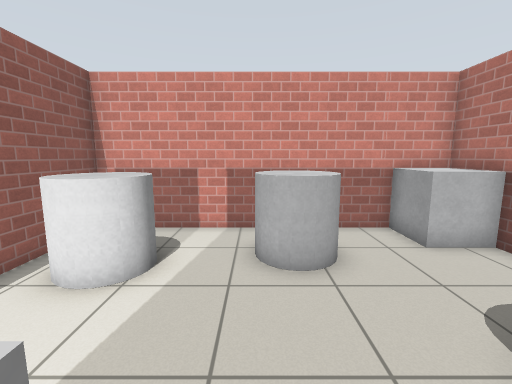
view 1 (above)

24 first-person views from a walk through a world built for the Gazebo simulator. The camera is 1.2 m above the floor, tilts 8° down and sees 90° across. The floor is counted in squares, 0.5 m on a side. Each view is taken from the middle of a square. On the plan, view 1 faces up. The plan holds only what a view shows up to about 17 squares ahead; the rest is blank. Simple patterns stand in for the simulator's built-in surfaces.

view 2
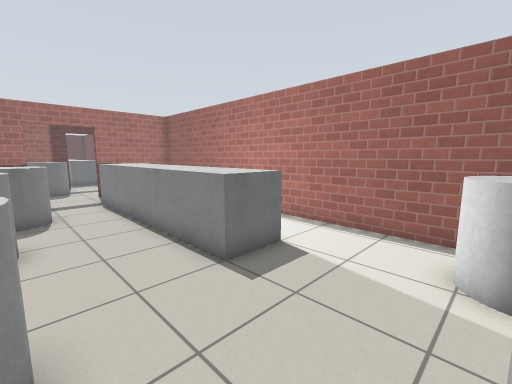

view 3
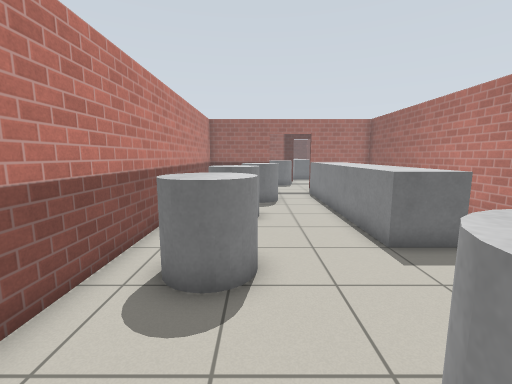

view 4
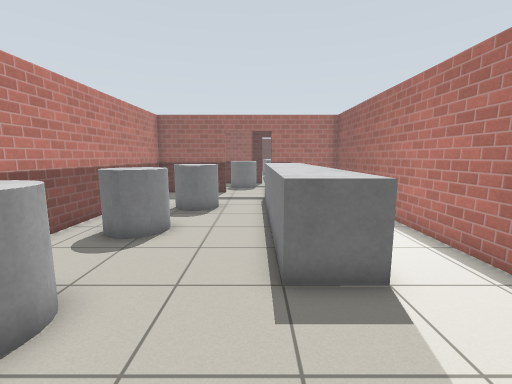

view 5
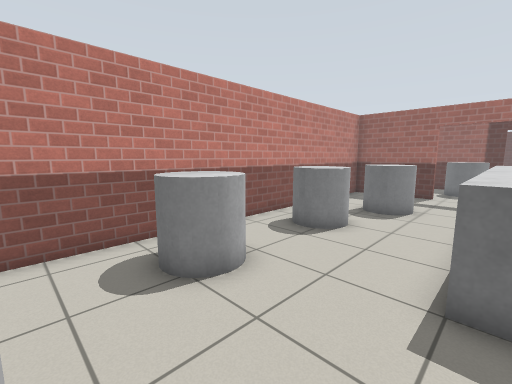

view 6
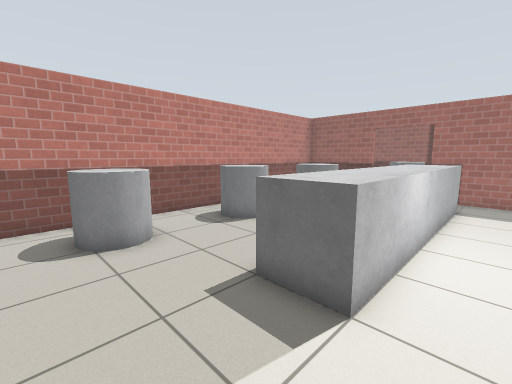

view 7
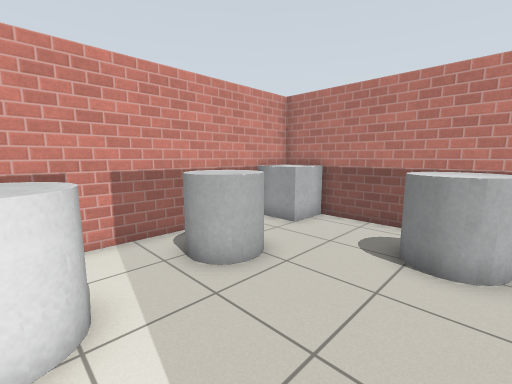

view 8
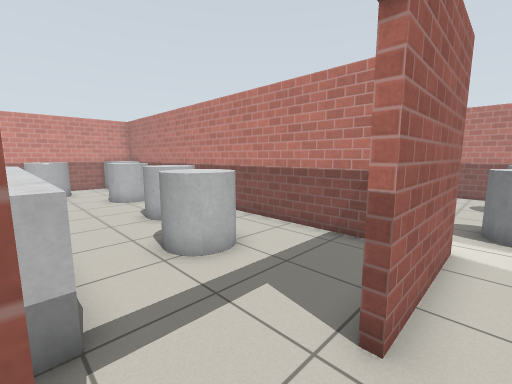

view 9
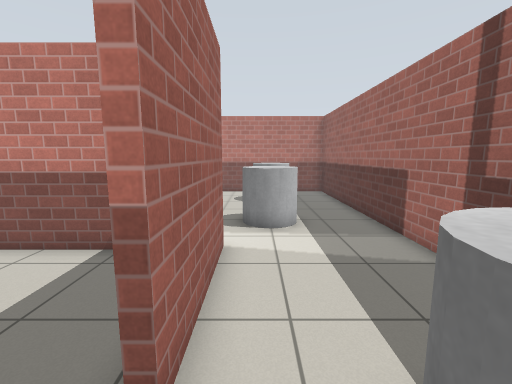

view 10
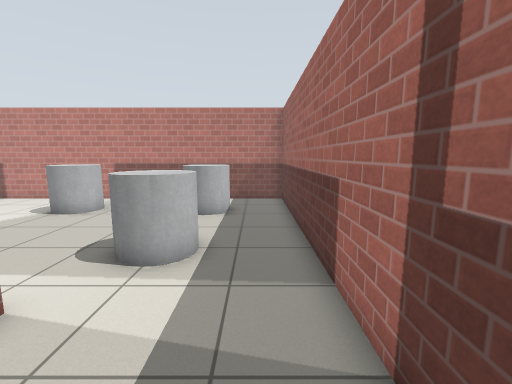

view 11
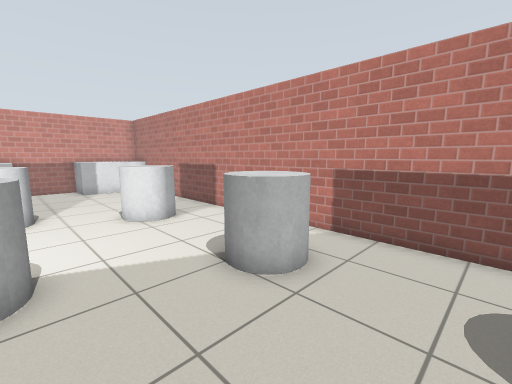

view 12
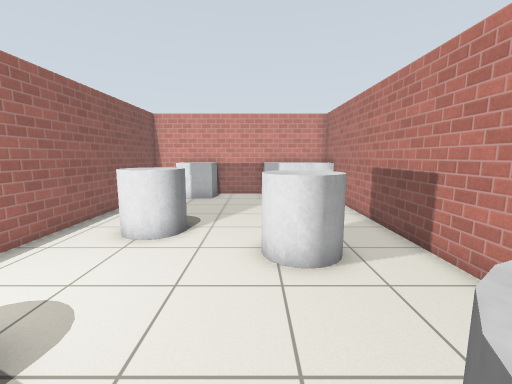

view 13
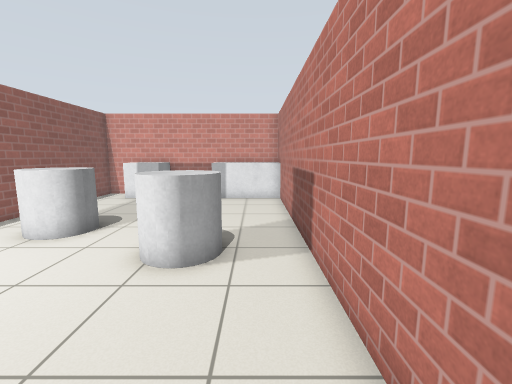

view 14
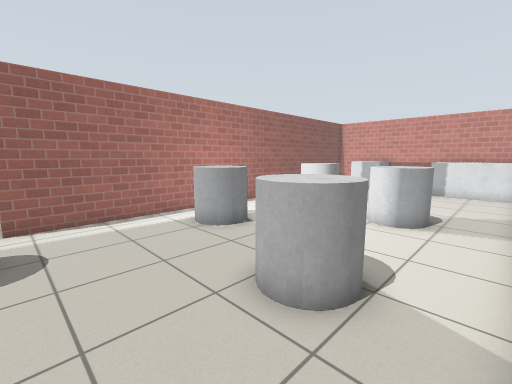

view 15
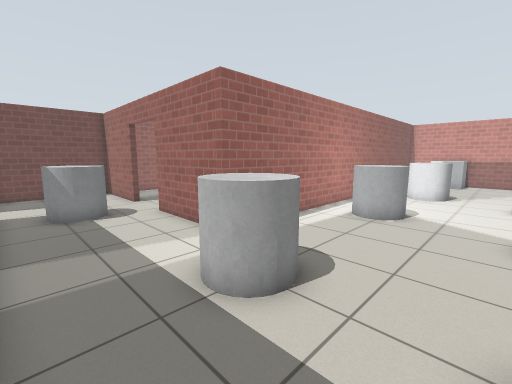

view 16
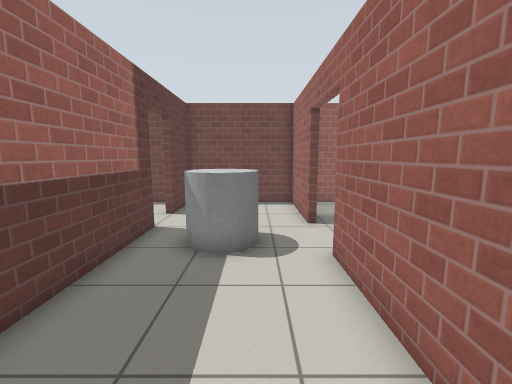

view 17
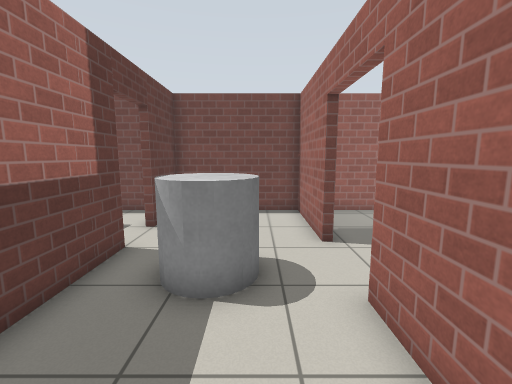

view 18
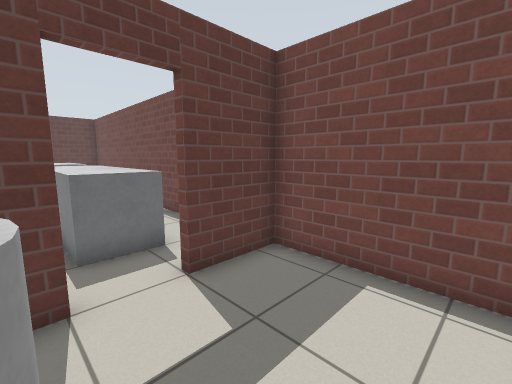

view 19
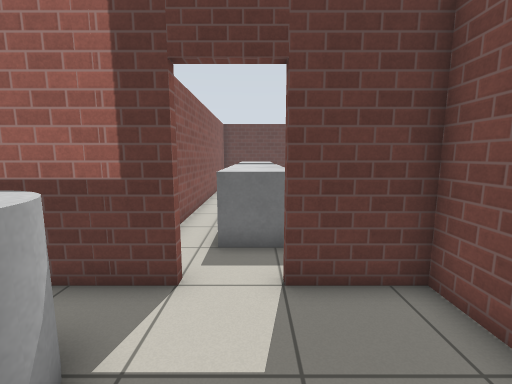

view 20
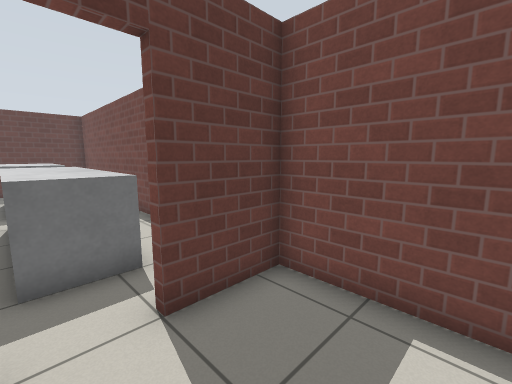

view 21
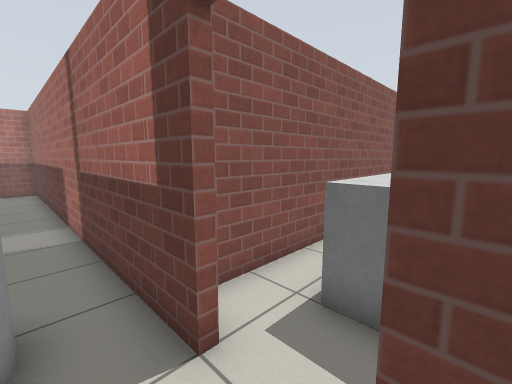

view 22
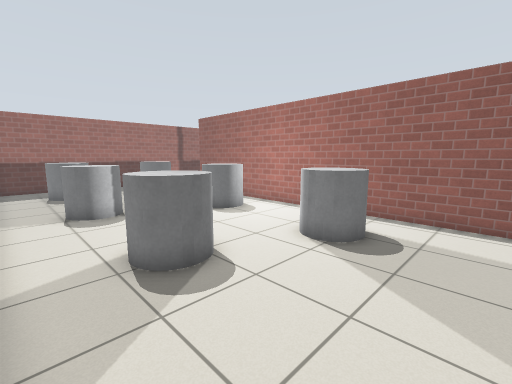

view 23
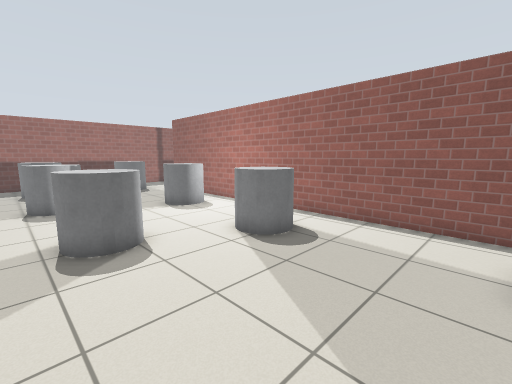

view 24
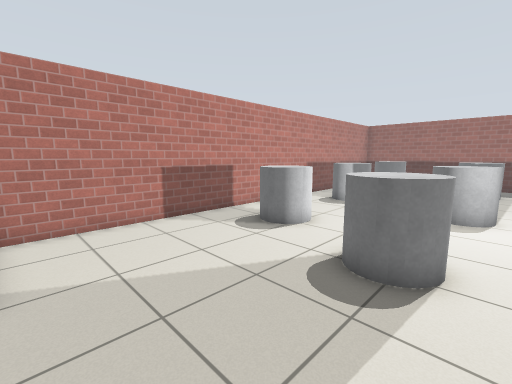

### Floor plan
Points are (right, up) in squares from view 1. A wall is a line through its corners. A room is listed if a view was taken in it or the views show most of it. See-through windows are left out.
Room 1 (views 1, 2, 3, 4, 5, 6, 7)
walls: (6.4, 8.4) (-5.2, 8.4) (-5.2, -11.8) (-1, -11.8); (2, -11.8) (6.3, -11.8) (6.3, 6.3)
ways out: opening at (7, 8) to room 2; open door at (0.5, -12) to room 2
objects: grey cylinder (-4, 5) to (-2, 6); grey box (-2, -9) to (-1, -8); grey box (-2, -7) to (-1, -6); grey box (-2, -5) to (-1, -4); grey box (-2, -3) to (-1, -2); grey box (-2, -1) to (-1, 0); grey cylinder (0, 5) to (2, 7); grey cylinder (2, -8) to (4, -6); grey cylinder (3, -4) to (5, -2); grey cylinder (3, 1) to (5, 3); grey box (5, 7) to (6, 8)
Room 2 (views 8, 9, 10, 11, 12, 13, 14, 15, 16, 17, 18, 19, 20, 21, 22, 23, 24)
walls: (-0.9, -12.1) (-5.2, -12.1) (-5.2, -17.5) (-2.5, -17.5); (-0.5, -17.5) (17.4, -17.5) (17.4, 6.2); (17.5, 8.4) (6.6, 8.4) (6.6, -12.1) (2, -12.1)
ways out: opening at (7, 8) to room 1; open door at (0.5, -12) to room 1; open door at (-1.5, -18)
objects: grey cylinder (0, -16) to (2, -14); grey cylinder (8, -7) to (10, -5); grey cylinder (9, -14) to (10, -13); grey cylinder (9, -1) to (10, 1); grey box (9, 7) to (10, 8); grey cylinder (13, -15) to (15, -13); grey cylinder (13, -3) to (15, -1); grey cylinder (14, -9) to (15, -7); grey box (14, 7) to (15, 8); grey box (16, 7) to (17, 8)

Positions as (right, up) in squares from view 1, and headings:
1: (0, 0), facing up
2: (3, 5), facing down-left
3: (3, 7), facing down
4: (0, 5), facing down
5: (-1, 5), facing down-right
6: (-4, 4), facing down-right
7: (-3, 1), facing up-right
8: (-1, -13), facing up-right
9: (0, -13), facing right
10: (3, -16), facing right
11: (10, -12), facing up-right
12: (13, -8), facing up
13: (16, -8), facing up
14: (17, -12), facing up-left
15: (13, -17), facing up-left
16: (8, -14), facing left
17: (6, -14), facing left
18: (0, -13), facing down-left
19: (-2, -13), facing down
20: (-1, -14), facing down-left
21: (-3, -16), facing down-right
22: (17, 4), facing down-left
23: (16, 6), facing down-left
24: (8, 6), facing down-right
